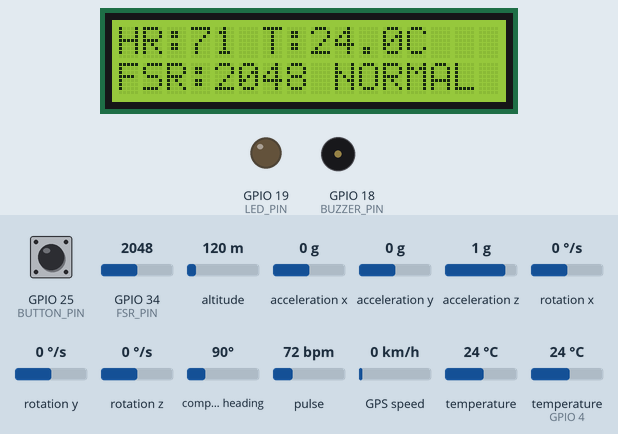
A sketch run on a simulated ESP32. Parts: 16×2 character LCD, output pins drawn as LEDs (lit = HIGH), buzzer (waves = sounding, pin HIGH). Inputs (shaded band) come from the test bench; at power-on: GPIO 34 (FSR_PIN) = 2048, GPIO 25 (BUTTON_PIN) HIGH, temperature (sensor on GPIO 4) 24 °C, altitude 120 m, acceleration x 0 g, acceleration y 0 g, acceleration z 1 g, rotation x 0 °/s, rotation y 0 °/s, rotation z 0 °/s, compass heading 90°, pulse 72 bpm, GPS speed 0 km/h, temperature 24 °C (analog values on the 0–4095 scale). The GPS gets a fix after 3 s at 37.7749, -122.4194 with 8 satellites; the modem accepts every AT command (registered, SIM ready, sends succeed) and sends nothing else; what the sketch prints to the serial monitor is not drawn.

Above: at 4.3 s.
4.4 s: GPIO 34 (FSR_PIN) set to 2942
At 8.1 s:
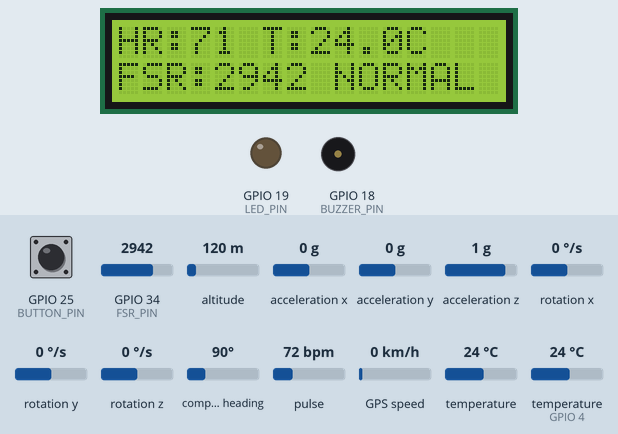
8.5 s: GPIO 34 (FSR_PIN) set to 3066
At 9.4 s:
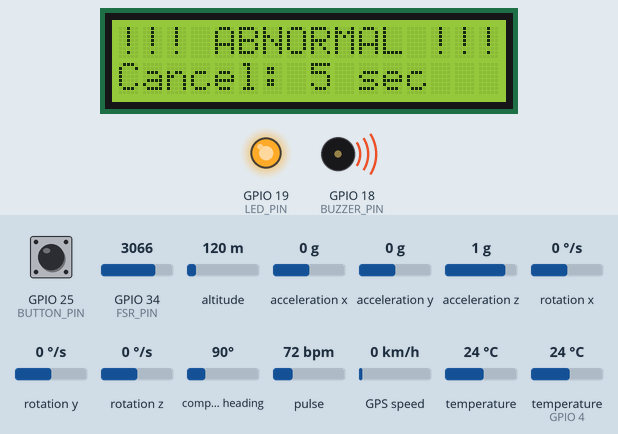
12.6 s: GPIO 25 (BUTTON_PIN) pulled LOW for 0.15 s
At 12.79 s:
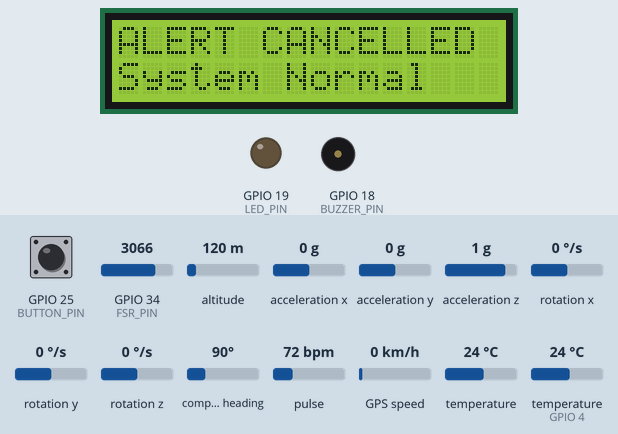
13.3 s: GPIO 25 (BUTTON_PIN) pulled LOW for 1 s
At 13.81 s:
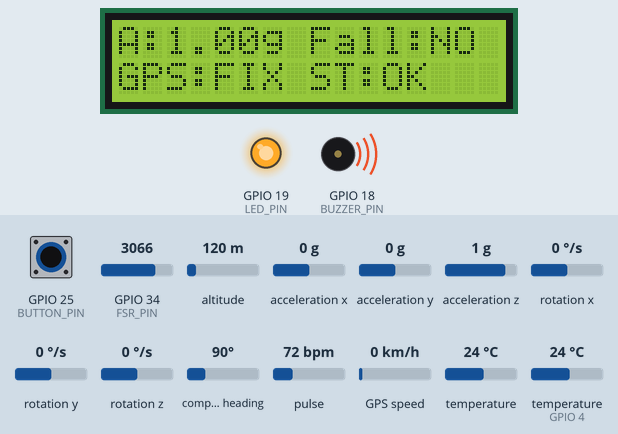
18.4 s: temperature (sensor on GPIO 4) set to 0 °C
20.4 s: GPIO 25 (BUTTON_PIN) pulled LOW for 0.15 s
At 20.8 s:
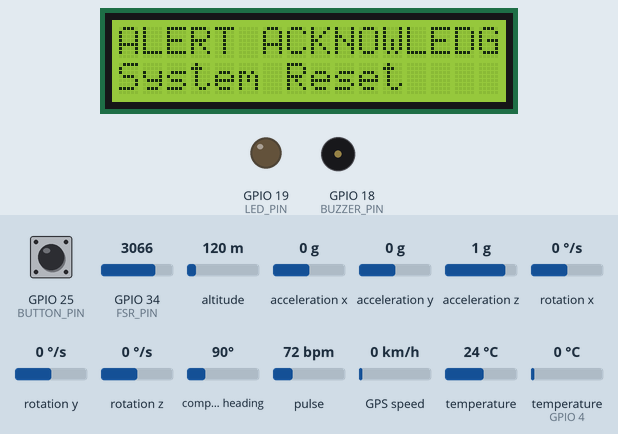
Timing chart, 0 to 23.0 s (numbered marks = the images above; inputs shaded):
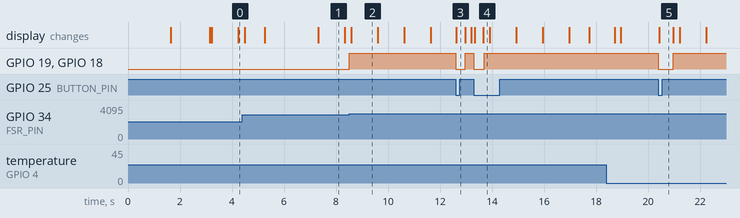

Measured:
- the behaviour switches between 3000 and 3001 on GPIO 34 (FSR_PIN) (found by bisection; images 1 and 2)
- after the input at 8.5 s, GPIO 19 (LED_PIN), GPIO 18 (BUZZER_PIN): LOW → HIGH at once; the display: changes after 0.09 s (image 2)
- after the input at 12.6 s, GPIO 19 (LED_PIN), GPIO 18 (BUZZER_PIN): HIGH → LOW at once, → HIGH 0.37 s later; the display: changes at once (image 3)
- after the input at 13.3 s, GPIO 19 (LED_PIN), GPIO 18 (BUZZER_PIN): HIGH → LOW at once, → HIGH 0.39 s later; the display: first changes at once (image 4 shows a later state)
- after the input at 20.4 s, GPIO 19 (LED_PIN), GPIO 18 (BUZZER_PIN): HIGH → LOW at once, → HIGH 0.58 s later; the display: changes at once (image 5)
- what the display in image 1 shows lasts 1.0 s, from 7.3 s to 8.3 s

The sketch:

sensor.ino
```cpp
#include <Wire.h>
#include <LiquidCrystal_I2C.h>
#include <OneWire.h>
#include <DallasTemperature.h>
#include <Adafruit_MPU6050.h>
#include <Adafruit_Sensor.h>
#include <MAX30105.h>
#include "heartRate.h"
#include <TinyGPSPlus.h>
#include <math.h>

// ============================================================
// USER SETTINGS
// ============================================================

const char PHONE_NUMBER[] = "+917010458095";  //7010458095

// Calibrate using actual FSR readings from Serial Monitor.
const int FSR_THRESHOLD = 3000;

// Set true if high FSR reading means abnormal pressure.
// Set false if low FSR reading means abnormal pressure.
const bool FSR_HIGH_IS_ABNORMAL = true;

// Initial prototype fall-detection thresholds.
const float FALL_IMPACT_G = 2.4;
const float FREE_FALL_G = 0.45;

// Cancellation countdown
const unsigned long ALARM_TIME = 5000;

// ============================================================
// PIN CONFIGURATION
// ============================================================

#define FSR_PIN       34
#define DS18B20_PIN    4

#define GPS_RX_PIN    16
#define GPS_TX_PIN    17

#define GSM_RX_PIN    26
#define GSM_TX_PIN    27

#define BUTTON_PIN    25
#define BUZZER_PIN    18
#define LED_PIN       19

// ============================================================
// OBJECTS
// ============================================================

LiquidCrystal_I2C lcd(0x27, 16, 2);

OneWire oneWire(DS18B20_PIN);
DallasTemperature tempSensor(&oneWire);

Adafruit_MPU6050 mpu;
MAX30105 particleSensor;
TinyGPSPlus gps;

HardwareSerial GPSSerial(1);
HardwareSerial GSMSerial(2);

// ============================================================
// VARIABLES
// ============================================================

int fsrValue = 0;

float bodyTemp = NAN;
float heartRate = 0;
float accelG = 1.0;
float previousAccelG = 1.0;

bool mpuOK = false;
bool maxOK = false;
bool gpsFix = false;

bool fallDetected = false;
bool pressureAbnormal = false;

bool alarmActive = false;
bool smsSentForEvent = false;

unsigned long alarmStart = 0;
unsigned long lastFallTime = 0;
unsigned long lastTempRequest = 0;
unsigned long lastLcdUpdate = 0;
unsigned long lastPageChange = 0;
unsigned long lastHeartBeat = 0;

uint16_t heartRateSamples[4] = {0, 0, 0, 0};
uint8_t heartRateIndex = 0;
uint8_t validHeartRateSamples = 0;

int displayPage = 0;
int lastButtonState = HIGH;

bool cancelMessagePending = false;

// ============================================================
// LCD HELPER
// ============================================================

void lcdLine(byte row, String message) {
  if (message.length() > 16) {
    message = message.substring(0, 16);
  }

  while (message.length() < 16) {
    message += ' ';
  }

  lcd.setCursor(0, row);
  lcd.print(message);
}

// ============================================================
// GSM AT COMMAND
// ============================================================

bool sendAT(const char *command,
            const char *expected,
            unsigned long timeout) {

  while (GSMSerial.available()) {
    GSMSerial.read();
  }

  GSMSerial.println(command);

  String response = "";
  unsigned long start = millis();

  while (millis() - start < timeout) {

    while (GSMSerial.available()) {
      char c = GSMSerial.read();
      response += c;

      if (response.indexOf(expected) >= 0) {
        return true;
      }

      if (response.indexOf("ERROR") >= 0) {
        return false;
      }
    }

    delay(2);
  }

  Serial.print("AT timeout: ");
  Serial.println(response);

  return false;
}

// ============================================================
// SEND EMERGENCY SMS
// ============================================================

bool sendEmergencySMS() {

  Serial.println("Preparing emergency SMS");

  // Check GSM response.
  if (!sendAT("AT", "OK", 3000)) {
    Serial.println("GSM not responding");
    return false;
  }

  sendAT("ATE0", "OK", 1000);

  if (!sendAT("AT+CMGF=1", "OK", 3000)) {
    Serial.println("SMS text mode failed");
    return false;
  }

  // Request SMS destination.
  while (GSMSerial.available()) {
    GSMSerial.read();
  }

  GSMSerial.print("AT+CMGS=\"");
  GSMSerial.print(PHONE_NUMBER);
  GSMSerial.println("\"");

  String response = "";
  unsigned long start = millis();

  while (millis() - start < 7000) {

    while (GSMSerial.available()) {
      char c = GSMSerial.read();
      response += c;
    }

    if (response.indexOf('>') >= 0) {
      break;
    }

    if (response.indexOf("ERROR") >= 0) {
      Serial.println("SMS destination error");
      return false;
    }

    delay(2);
  }

  if (response.indexOf('>') < 0) {
    Serial.println("SMS prompt not received");
    return false;
  }

  // Construct message.
  String message = "INDUSTRIAL SAFETY HARNESS ALERT\n";

  if (fallDetected) {
    message += "Event: FALL DETECTED\n";
  }

  if (pressureAbnormal) {
    message += "Event: ABNORMAL PRESSURE\n";
  }

  message += "Heart rate: ";

  if (maxOK && heartRate >= 30 && heartRate <= 220) {
    message += String(heartRate, 0) + " BPM\n";
  } else {
    message += "Unavailable\n";
  }

  message += "Temperature: ";

  if (!isnan(bodyTemp)) {
    message += String(bodyTemp, 1) + " C\n";
  } else {
    message += "Unavailable\n";
  }

  // Use only a recent valid GPS fix.
  if (gps.location.isValid() &&
      gps.location.age() < 10000) {

    double latitude = gps.location.lat();
    double longitude = gps.location.lng();

    message += "Latitude: ";
    message += String(latitude, 6);
    message += "\nLongitude: ";
    message += String(longitude, 6);

    message += "\nMap: https://maps.google.com/?q=";
    message += String(latitude, 6);
    message += ",";
    message += String(longitude, 6);

  } else {
    message += "GPS location unavailable\n";
  }

  GSMSerial.print(message);

  // Ctrl+Z sends the SMS.
  GSMSerial.write(26);

  // Wait for modem submission confirmation.
  start = millis();
  response = "";

  while (millis() - start < 25000) {

    while (GSMSerial.available()) {
      char c = GSMSerial.read();
      response += c;
    }

    if (response.indexOf("+CMGS:") >= 0) {
      Serial.println("SMS submitted successfully");
      return true;
    }

    if (response.indexOf("ERROR") >= 0) {
      Serial.println("SMS submission error");
      return false;
    }

    delay(2);
  }

  Serial.println("SMS confirmation timeout");
  return false;
}

// ============================================================
// READ FSR
// ============================================================

void readFSR() {

  fsrValue = analogRead(FSR_PIN);

  if (FSR_HIGH_IS_ABNORMAL) {
    pressureAbnormal = (fsrValue > FSR_THRESHOLD);
  } else {
    pressureAbnormal = (fsrValue < FSR_THRESHOLD);
  }

  Serial.print("FSR ADC: ");
  Serial.print(fsrValue);
  Serial.print("  Pressure: ");
  Serial.println(pressureAbnormal ? "ABNORMAL" : "NORMAL");
}

// ============================================================
// READ MPU6050 AND DETECT POSSIBLE FALL
// ============================================================

void readMPU6050() {

  if (!mpuOK) {
    return;
  }

  sensors_event_t acceleration;
  sensors_event_t gyro;
  sensors_event_t temperature;

  mpu.getEvent(&acceleration, &gyro, &temperature);

  float ax = acceleration.acceleration.x;
  float ay = acceleration.acceleration.y;
  float az = acceleration.acceleration.z;

  accelG = sqrt(ax * ax + ay * ay + az * az) / 9.80665;

  bool impact = (accelG >= FALL_IMPACT_G);
  bool freeFall = (accelG <= FREE_FALL_G);

  bool suddenChange =
      fabs(accelG - previousAccelG) >= 1.2;

  previousAccelG = accelG;

  if ((impact || freeFall) &&
      suddenChange &&
      millis() - lastFallTime >= 3000) {

    fallDetected = true;
    lastFallTime = millis();

    Serial.println("POSSIBLE FALL DETECTED");
  }
}

// ============================================================
// READ MAX30102 HEART RATE
// ============================================================

void readHeartRate() {

  if (!maxOK) {
    return;
  }

  long irValue = particleSensor.getIR();

  // No sufficient optical contact.
  if (irValue < 50000) {
    return;
  }

  if (checkForBeat(irValue)) {

    unsigned long currentTime = millis();

    if (lastHeartBeat > 0) {

      unsigned long interval =
          currentTime - lastHeartBeat;

      if (interval > 0) {

        float bpm = 60000.0 / interval;

        if (bpm >= 30 && bpm <= 220) {

          heartRateSamples[heartRateIndex] =
              (uint16_t)bpm;

          heartRateIndex =
              (heartRateIndex + 1) % 4;

          if (validHeartRateSamples < 4) {
            validHeartRateSamples++;
          }

          uint32_t total = 0;

          for (int i = 0;
               i < validHeartRateSamples;
               i++) {
            total += heartRateSamples[i];
          }

          heartRate =
              (float)total / validHeartRateSamples;
        }
      }
    }

    lastHeartBeat = currentTime;
  }
}

// ============================================================
// READ GPS
// ============================================================

void readGPS() {

  while (GPSSerial.available()) {
    gps.encode(GPSSerial.read());
  }

  gpsFix = gps.location.isValid() &&
           gps.location.age() < 10000;
}

// ============================================================
// READ DS18B20
// ============================================================

void readTemperature() {

  // Conversion is handled asynchronously.
  if (millis() - lastTempRequest >= 1000) {

    float reading = tempSensor.getTempCByIndex(0);

    if (reading != DEVICE_DISCONNECTED_C &&
        reading > -50 &&
        reading < 100) {

      bodyTemp = reading;
    }

    tempSensor.requestTemperatures();
    lastTempRequest = millis();
  }
}

// ============================================================
// START EMERGENCY ALARM
// ============================================================

void startAlarm() {

  if (alarmActive || smsSentForEvent) {
    return;
  }

  alarmActive = true;
  alarmStart = millis();

  digitalWrite(BUZZER_PIN, HIGH);
  digitalWrite(LED_PIN, HIGH);

  Serial.println("EMERGENCY ALARM STARTED");
}

// ============================================================
// LCD: EXACTLY TWO PAGES
// ============================================================

void updateLCD() {

  if (millis() - lastLcdUpdate < 250) {
    return;
  }

  lastLcdUpdate = millis();

  // Emergency countdown.
  if (alarmActive) {

    unsigned long elapsed = millis() - alarmStart;

    int remaining =
        (elapsed >= ALARM_TIME)
        ? 0
        : (ALARM_TIME - elapsed + 999) / 1000;

    lcdLine(0, "!!! ABNORMAL !!!");
    lcdLine(1, "Cancel: " + String(remaining) + " sec");

    return;
  }

  // Emergency event remains latched after SMS.
  if (smsSentForEvent) {

    lcdLine(0, "EMERGENCY ALERT");
    lcdLine(1, "SMS SENT/ACK BTN");

    return;
  }

  // Change between two pages every 2 seconds.
  if (millis() - lastPageChange >= 2000) {

    lastPageChange = millis();
    displayPage = (displayPage + 1) % 2;
  }

  // ---------------- PAGE 1 ----------------
  if (displayPage == 0) {

    String hr = (maxOK && heartRate > 0)
                ? String(heartRate, 0)
                : "--";

    String temp = isnan(bodyTemp)
                  ? "--.-"
                  : String(bodyTemp, 1);

    // Example: HR:78 T:36.5C
    lcdLine(0, "HR:" + hr + " T:" + temp + "C");

    // Example: FSR:1200 NORMAL
    String pressureText =
        pressureAbnormal ? "ABNORM" : "NORMAL";

    lcdLine(1, "FSR:" + String(fsrValue) +
               " " + pressureText);
  }

  // ---------------- PAGE 2 ----------------
  else {

    // Example: A:1.01g Fall:NO
    lcdLine(0, "A:" + String(accelG, 2) +
               "g Fall:" +
               (fallDetected ? "YES" : "NO"));

    String gpsStatus = gpsFix ? "FIX" : "NO FIX";

    String systemStatus =
        (fallDetected || pressureAbnormal)
        ? "ST:BAD"
        : "ST:OK";

    // Example: GPS:FIX ST:OK
    lcdLine(1, "GPS:" + gpsStatus + " " + systemStatus);
  }
}

// ============================================================
// SETUP
// ============================================================

void setup() {

  Serial.begin(115200);

  pinMode(FSR_PIN, INPUT);
  pinMode(BUTTON_PIN, INPUT_PULLUP);
  pinMode(BUZZER_PIN, OUTPUT);
  pinMode(LED_PIN, OUTPUT);

  digitalWrite(BUZZER_PIN, LOW);
  digitalWrite(LED_PIN, LOW);

  analogReadResolution(12);

  // Shared I2C bus.
  Wire.begin(21, 22);

  lcd.begin();
  lcd.backlight();

  lcdLine(0, "INDUSTRIAL");
  lcdLine(1, "SAFETY HARNESS");
  delay(1500);

  // DS18B20
  tempSensor.begin();
  tempSensor.setWaitForConversion(false);
  tempSensor.requestTemperatures();
  lastTempRequest = millis();

  // MPU6050
  if (mpu.begin()) {

    mpuOK = true;

    mpu.setAccelerometerRange(MPU6050_RANGE_8_G);
    mpu.setGyroRange(MPU6050_RANGE_500_DEG);
    mpu.setFilterBandwidth(MPU6050_BAND_21_HZ);

    Serial.println("MPU6050 READY");

  } else {
    Serial.println("MPU6050 NOT FOUND");
  }

  // MAX30102
  if (particleSensor.begin(Wire, I2C_SPEED_FAST)) {

    maxOK = true;

    particleSensor.setup();
    particleSensor.setPulseAmplitudeRed(0x1F);
    particleSensor.setPulseAmplitudeIR(0x1F);

    Serial.println("MAX30102 READY");

  } else {
    Serial.println("MAX30102 NOT FOUND");
  }

  // GPS UART
  GPSSerial.begin(
      9600, SERIAL_8N1, GPS_RX_PIN, GPS_TX_PIN
  );

  // GSM UART
  GSMSerial.begin(
      9600, SERIAL_8N1, GSM_RX_PIN, GSM_TX_PIN
  );

  lcdLine(0, "Initializing...");
  lcdLine(1, "Please Wait");
  delay(1500);

  displayPage = 0;
  lastPageChange = millis();

  Serial.println("SAFETY HARNESS READY");

  lcd.clear();
}

// ============================================================
// MAIN LOOP
// ============================================================

void loop() {

  // Read sensors.
  readGPS();
  readFSR();
  readMPU6050();
  readHeartRate();
  readTemperature();

  // Cancel button uses INPUT_PULLUP.
  // Pressed = LOW.
  int buttonState = digitalRead(BUTTON_PIN);

  bool buttonPressed =
      (buttonState == LOW &&
       lastButtonState == HIGH);

  // ---------------- CANCEL BEFORE SMS ----------------

  if (alarmActive && buttonPressed) {

    alarmActive = false;
    fallDetected = false;
    pressureAbnormal = false;

    digitalWrite(BUZZER_PIN, LOW);
    digitalWrite(LED_PIN, LOW);

    Serial.println("ALERT CANCELLED");

    lcdLine(0, "ALERT CANCELLED");
    lcdLine(1, "System Normal");

    // Avoid an immediate retrigger while the same
    // abnormal physical condition is still present.
    delay(300);
  }

  // ---------------- ACKNOWLEDGE AFTER SMS ----------------

  else if (smsSentForEvent && buttonPressed) {

    smsSentForEvent = false;
    fallDetected = false;
    pressureAbnormal = false;

    digitalWrite(BUZZER_PIN, LOW);
    digitalWrite(LED_PIN, LOW);

    Serial.println("Emergency acknowledged");

    lcdLine(0, "ALERT ACKNOWLEDGED");
    lcdLine(1, "System Reset");

    delay(500);
  }

  lastButtonState = buttonState;

  // ---------------- TRIGGER ALARM ----------------

  if (!alarmActive &&
      !smsSentForEvent &&
      (fallDetected || pressureAbnormal)) {

    startAlarm();
  }

  // ---------------- 5-SECOND COUNTDOWN ----------------

  if (alarmActive &&
      millis() - alarmStart >= ALARM_TIME) {

    // Attempt SMS. Keep alarm outputs active until
    // the event is acknowledged by the user.
    lcdLine(0, "EMERGENCY ALERT");
    lcdLine(1, "Sending SMS...");

    bool sent = sendEmergencySMS();

    alarmActive = false;

    if (sent) {

      smsSentForEvent = true;

      Serial.println("EMERGENCY SMS SENT");

    } else {

      // Keep the event latched and outputs active.
      // Pressing the button acknowledges/resets it.
      smsSentForEvent = true;

      Serial.println("SMS FAILED - CHECK GSM");

      lcdLine(0, "SMS FAILED");
      lcdLine(1, "Check GSM/Network");
    }
  }

  // Keep buzzer and LED active during the countdown
  // and after an emergency SMS until acknowledgement.
  if (alarmActive || smsSentForEvent) {

    digitalWrite(BUZZER_PIN, HIGH);
    digitalWrite(LED_PIN, HIGH);

  } else {

    digitalWrite(BUZZER_PIN, LOW);
    digitalWrite(LED_PIN, LOW);
  }

  updateLCD();

  // Debug information
  static unsigned long lastDebug = 0;

  if (millis() - lastDebug >= 1000) {

    lastDebug = millis();

    Serial.print("HR: ");
    Serial.print(heartRate);

    Serial.print(" | Temp: ");
    Serial.print(bodyTemp);

    Serial.print(" | FSR: ");
    Serial.print(fsrValue);

    Serial.print(" | Accel: ");
    Serial.print(accelG);

    Serial.print(" | GPS: ");
    Serial.print(gpsFix ? "FIX" : "NO FIX");

    Serial.print(" | Status: ");

    Serial.println(
      (fallDetected || pressureAbnormal)
      ? "ABNORMAL"
      : "NORMAL"
    );
  }
}
```
